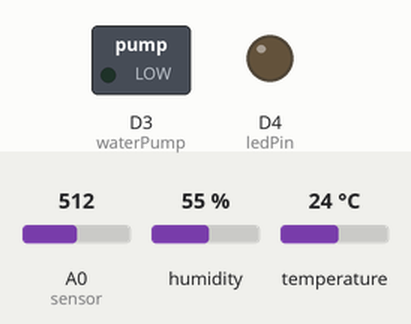
This sketch was run on a simulated ESP8266 (NodeMCU). On the bench: switched loads named in the sketch (green lamp = pin HIGH), output pins drawn as LEDs (lit = HIGH). The inputs (shaded band) are chosen by the test bench; at power-on: A0 (sensor) = 512, humidity 55 %, temperature 24 °C. WiFi joins after 1.5 s; servers stay silent unless stated.

Above: at 3.0 s.
3.1 s: A0 (sensor) set to 708
5.0 s: A0 (sensor) set to 735
At 6.7 s:
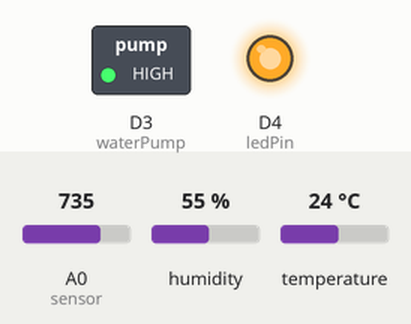
12.3 s: A0 (sensor) set to 716
At 16.5 s:
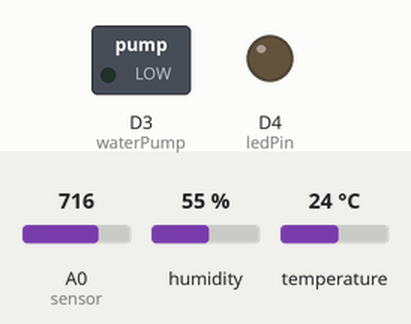
17.3 s: A0 (sensor) set to 900
At 18.2 s:
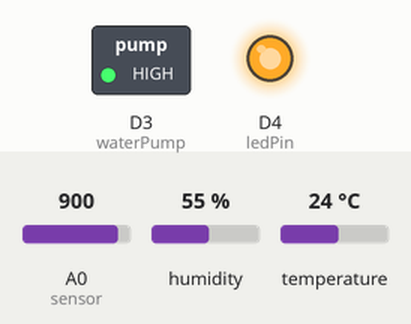
Timing chart, 0 to 20.3 s (numbered marks = the images above; inputs shaded):
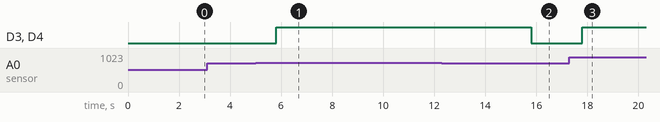

The sketch:

Arduino_SIS.ino
```cpp
// Smart Irrigation System with Correct Relay Handling

#define BLYNK_TEMPLATE_ID "TMPL2TgB9ZVtW"
#define BLYNK_TEMPLATE_NAME "Smart Irrigation System"
#define BLYNK_AUTH_TOKEN " "

#define BLYNK_PRINT Serial
#include <ESP8266WiFi.h>
#include <BlynkSimpleEsp8266.h>
#include <DHT.h>

// WiFi credentials
char auth[] = BLYNK_AUTH_TOKEN;
char ssid[] = "iotlab";
char pass[] = "hostiotlab";

// Blynk timer
BlynkTimer timer;

// DHT Sensor settings
#define DHTPIN D2
#define DHTTYPE DHT11
DHT dht(DHTPIN, DHTTYPE);

// Pin definitions
#define sensor A0
#define waterPump D3   // Relay control pin
#define ledPin D4      // LED for pump status

// Virtual Pins
#define VPIN_SOIL V0
#define VPIN_PUMP V1
#define VPIN_TEMP V2
#define VPIN_HUMIDITY V3

bool manualPump = false;
bool pumpRunning = false;

void setup() {
  Serial.begin(9600);

  pinMode(waterPump, OUTPUT);
  pinMode(ledPin, OUTPUT);

  // Initial states
  digitalWrite(waterPump, LOW); // Pump OFF initially (Active LOW relay)
  digitalWrite(ledPin, LOW);    // LED OFF initially

  Blynk.begin(auth, ssid, pass, "blynk.cloud", 80);
  dht.begin();

  timer.setInterval(1000L, soilMoistureSensor);  // Read soil moisture every 1 sec
  timer.setInterval(3000L, readTempHumidity);    // Read DHT11 every 3 sec
}

// Manual control from Blynk Button
BLYNK_WRITE(VPIN_PUMP) {
  int buttonState = param.asInt();

  if (buttonState == 1) {
    manualPump = true;
    digitalWrite(waterPump, HIGH); // ✅ Pump ON (Active LOW)
    digitalWrite(ledPin, HIGH);    // ✅ LED ON
    pumpRunning = true;
    Blynk.logEvent("watering_done", "Pump started manually");
  } else {
    manualPump = false;
    digitalWrite(waterPump, LOW); // ✅ Pump OFF
    digitalWrite(ledPin, LOW);    // ✅ LED OFF
    pumpRunning = false;
  }
}

// Read soil moisture and auto control pump
void soilMoistureSensor() {
  int value = analogRead(sensor);

  // Map the value to 0-100% moisture
  value = map(value, 0, 1024, 0, 100);
  value = (value - 100) * -1; // Reverse

  Blynk.virtualWrite(VPIN_SOIL, value);

  // Only auto-control if not manually forced ON
  if (!manualPump) {
    if (value < 30 && !pumpRunning) {
      // Soil dry -> Start watering
      digitalWrite(waterPump, HIGH); // ✅ Pump ON
      digitalWrite(ledPin, HIGH);    // ✅ LED ON
      pumpRunning = true;
      Blynk.virtualWrite(VPIN_PUMP, 1);
      Blynk.logEvent("watering_done", "Soil dry. Auto watering...");
      delay(5000);  // Water for 5 seconds
      digitalWrite(waterPump, LOW);  // ✅ Pump OFF
      digitalWrite(ledPin, LOW);     // ✅ LED OFF
      pumpRunning = false;
      Blynk.virtualWrite(VPIN_PUMP, 0);
    }
    else if (value >= 30 && pumpRunning) {
      // Soil wet -> Ensure pump is OFF
      digitalWrite(waterPump, LOW);  // ✅ Pump OFF
      digitalWrite(ledPin, LOW);     // ✅ LED OFF
      pumpRunning = false;
      Blynk.virtualWrite(VPIN_PUMP, 0);
    }
  }
}

// Read DHT11 sensor and send to Blynk
void readTempHumidity() {
  float temperature = dht.readTemperature();
  float humidity = dht.readHumidity();

  if (!isnan(temperature)) {
    Blynk.virtualWrite(VPIN_TEMP, temperature);
  }

  if (!isnan(humidity)) {
    Blynk.virtualWrite(VPIN_HUMIDITY, humidity);
  }
}

void loop() {
  Blynk.run();
  timer.run();
}
```

Measured:
- the behaviour switches between 721 and 722 on A0 (sensor) (found by bisection; images 0 and 1)
- after the input at 3.1 s, every drawn part: stays the same
- after the input at 5.0 s, D3 (waterPump), D4 (ledPin): LOW → HIGH after 0.80 s
- after the input at 12.3 s, D3 (waterPump), D4 (ledPin): goes on until 15.8 s, then stays LOW
- after the input at 17.3 s, D3 (waterPump), D4 (ledPin): LOW → HIGH after 0.50 s
